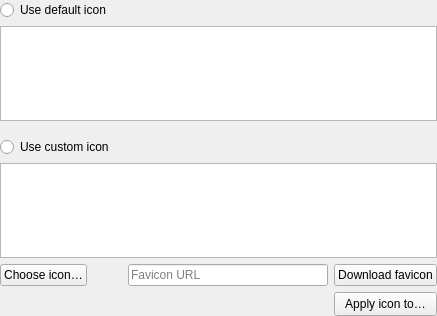
<?xml version="1.0" encoding="UTF-8"?>
<ui version="4.0">
 <class>EditWidgetIcons</class>
 <widget class="QWidget" name="EditWidgetIcons">
  <property name="geometry">
   <rect>
    <x>0</x>
    <y>0</y>
    <width>437</width>
    <height>316</height>
   </rect>
  </property>
  <layout class="QVBoxLayout" name="verticalLayout">
   <property name="leftMargin">
    <number>0</number>
   </property>
   <property name="topMargin">
    <number>0</number>
   </property>
   <property name="rightMargin">
    <number>0</number>
   </property>
   <property name="bottomMargin">
    <number>0</number>
   </property>
   <item>
    <widget class="QRadioButton" name="defaultIconsRadio">
     <property name="text">
      <string>Use default icon</string>
     </property>
    </widget>
   </item>
   <item>
    <widget class="QListView" name="defaultIconsView">
     <property name="accessibleName">
      <string>Default icons</string>
     </property>
     <property name="editTriggers">
      <set>QAbstractItemView::NoEditTriggers</set>
     </property>
     <property name="tabKeyNavigation">
      <bool>false</bool>
     </property>
     <property name="movement">
      <enum>QListView::Static</enum>
     </property>
     <property name="flow">
      <enum>QListView::LeftToRight</enum>
     </property>
     <property name="isWrapping" stdset="0">
      <bool>true</bool>
     </property>
     <property name="resizeMode">
      <enum>QListView::Adjust</enum>
     </property>
     <property name="spacing">
      <number>4</number>
     </property>
     <property name="viewMode">
      <enum>QListView::ListMode</enum>
     </property>
    </widget>
   </item>
   <item>
    <spacer name="verticalSpacer">
     <property name="orientation">
      <enum>Qt::Vertical</enum>
     </property>
     <property name="sizeType">
      <enum>QSizePolicy::Fixed</enum>
     </property>
     <property name="sizeHint" stdset="0">
      <size>
       <width>20</width>
       <height>10</height>
      </size>
     </property>
    </spacer>
   </item>
   <item>
    <widget class="QRadioButton" name="customIconsRadio">
     <property name="text">
      <string>Use custom icon</string>
     </property>
    </widget>
   </item>
   <item>
    <widget class="QListView" name="customIconsView">
     <property name="accessibleName">
      <string>Custom icons</string>
     </property>
     <property name="editTriggers">
      <set>QAbstractItemView::NoEditTriggers</set>
     </property>
     <property name="movement">
      <enum>QListView::Static</enum>
     </property>
     <property name="flow">
      <enum>QListView::LeftToRight</enum>
     </property>
     <property name="isWrapping" stdset="0">
      <bool>true</bool>
     </property>
     <property name="resizeMode">
      <enum>QListView::Adjust</enum>
     </property>
     <property name="spacing">
      <number>4</number>
     </property>
     <property name="viewMode">
      <enum>QListView::ListMode</enum>
     </property>
    </widget>
   </item>
   <item>
    <layout class="QHBoxLayout" name="customIconButtonsHorizontalLayout" stretch="0,0,0,0">
     <item>
      <widget class="QPushButton" name="addButton">
       <property name="text">
        <string>Choose icon…</string>
       </property>
      </widget>
     </item>
     <item>
      <spacer name="horizontalSpacer_2">
       <property name="orientation">
        <enum>Qt::Horizontal</enum>
       </property>
       <property name="sizeHint" stdset="0">
        <size>
         <width>40</width>
         <height>20</height>
        </size>
       </property>
      </spacer>
     </item>
     <item>
      <widget class="QLineEdit" name="faviconURL">
       <property name="accessibleName">
        <string>Favicon URL</string>
       </property>
       <property name="minimumSize">
        <size>
         <width>200</width>
         <height>0</height>
        </size>
       </property>
       <property name="toolTip">
        <string>Set the URL to use to search for a favicon</string>
       </property>
       <property name="placeholderText">
        <string>Favicon URL</string>
       </property>
      </widget>
     </item>
     <item>
      <widget class="QPushButton" name="faviconButton">
       <property name="toolTip">
        <string>Download favicon for URL</string>
       </property>
       <property name="accessibleName">
        <string>Download favicon for URL</string>
       </property>
       <property name="text">
        <string>Download favicon</string>
       </property>
      </widget>
     </item>
    </layout>
   </item>
   <item>
    <layout class="QHBoxLayout" name="applyToChildrenHorizontalLayout" stretch="0,0">
     <item>
      <spacer name="horizontalSpacer">
       <property name="orientation">
        <enum>Qt::Horizontal</enum>
       </property>
       <property name="sizeHint" stdset="0">
        <size>
         <width>0</width>
         <height>0</height>
        </size>
       </property>
      </spacer>
     </item>
     <item>
      <widget class="QPushButton" name="applyIconToPushButton">
       <property name="sizePolicy">
        <sizepolicy hsizetype="Minimum" vsizetype="Fixed">
         <horstretch>0</horstretch>
         <verstretch>0</verstretch>
        </sizepolicy>
       </property>
       <property name="toolTip">
        <string>Apply selected icon to subgroups and entries</string>
       </property>
       <property name="accessibleName">
        <string>Apply selected icon to subgroups and entries</string>
       </property>
       <property name="styleSheet">
        <string notr="true">padding: 4px 10px</string>
       </property>
       <property name="text">
        <string>Apply icon to…</string>
       </property>
      </widget>
     </item>
    </layout>
   </item>
  </layout>
 </widget>
 <tabstops>
  <tabstop>defaultIconsRadio</tabstop>
  <tabstop>defaultIconsView</tabstop>
  <tabstop>customIconsRadio</tabstop>
  <tabstop>customIconsView</tabstop>
  <tabstop>addButton</tabstop>
  <tabstop>faviconURL</tabstop>
  <tabstop>faviconButton</tabstop>
  <tabstop>applyIconToPushButton</tabstop>
 </tabstops>
 <resources/>
 <connections/>
</ui>
